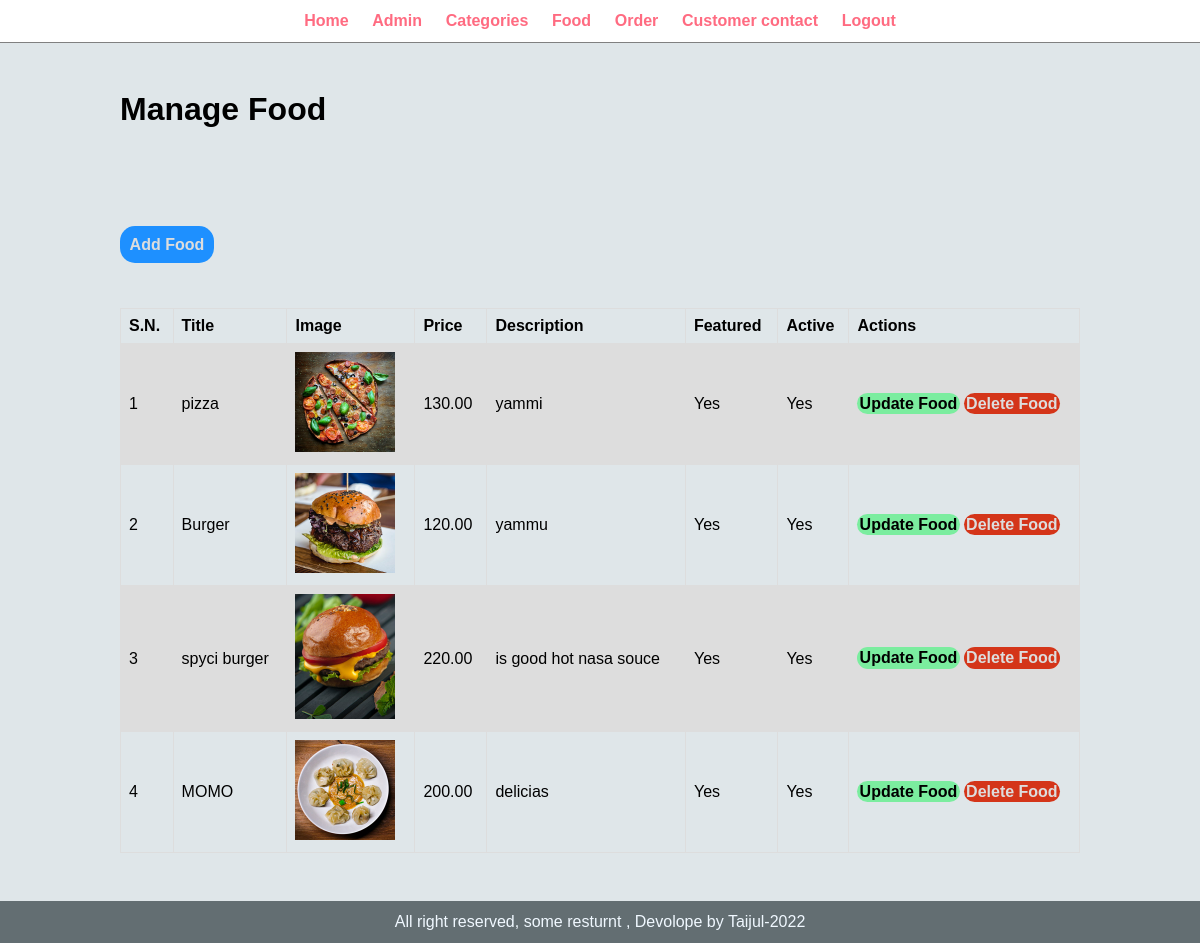
The page /admin/manage-food.php (signed in) on the database its author committed.
### tables this page shows
CREATE TABLE `tbl_food` (
  `id` int(11) NOT NULL,
  `title` varchar(100) NOT NULL,
  `description` text NOT NULL,
  `price` decimal(10,2) NOT NULL,
  `image_name` varchar(255) NOT NULL,
  `category_id` int(11) NOT NULL,
  `feature` varchar(10) NOT NULL,
  `active` varchar(10) NOT NULL
);

### admin/manage-food.php (the view, shortened to what this page needs)
<?php include("partials/menu.php");?>
    <div class="main-content">
        <div class="wrapper">
          <h1>Manage Food</h1>
           <br> <br>
           <br>
        <br> <br> <br>
      <a  class="btn-primary" href="add-food.php">Add Food</a>
    <br> <br> <br> <br>
    <table class="tbl-full">
  <tr>
    <th>S.N.</th>
    <th>Title</th>
    <th>Image</th>
    <th>Price</th>
    <th>Description</th>
    <th>Featured</th>
    <th>Active</th>
    <th>Actions</th>
  </tr>
  <?php
  $sql="SELECT * FROM tbl_food";
  $query=mysqli_query($conn,$sql);
  $sn=1;
  while($row=mysqli_fetch_array($query)){
   $id=$row['id'] ;
   $title=$row['title'];
    $image=$row['image_name'];
   $featured=$row['feature'];
   $price=$row['price'];
   $description=$row['description'];
    $active=$row['active'];
  ?>
  <tr>
    <td><?php echo $sn++;?></td>
    <td><?php echo $title?></td>
    <td>
      <?php
      if($image!==''){
      ?>
      <img style="width:100px;" src="../images/category/<?php echo $image;?>" alt="">
      <?php
      }else{
        echo '<div class="error"> No image uploded</div>' ;
      }
      ?>
  </td>
  <td><?php echo $price;?></td>
  <td><?php echo $description ?> </td>
     <td><?php echo $featured;?></td>
    <td><?php echo $active ?> </td>
    <td>
      <a class="btn-secondary" href="update-food.php?id=<?php echo $id?>">Update Food</a>
      <a class="btn-danger" href="delete-food.php?id=<?php echo $id?>">Delete Food</a>
    </td>
  </tr>
  <?php }?>
</table>
        </div>
    </div>
   <?php include("partials/footer.php")?>

### admin/partials/menu.php (shortened to what this page needs)
<!DOCTYPE html>
<html lang="en">
<head>
    <link rel="stylesheet" href="../css/admin.css">
</head>
<body>
    <div class="menu text-center">
        <div class="wrapper">
           <ul>
               <li><a href="index.php">Home</a></li>
               <li><a href="manage-admin.php">Admin</a></li>
               <li><a href="manage-categorie.php">Categories</a></li>
               <li><a href="manage-food.php">Food</a></li>
               <li><a href="manage-order.php">Order</a></li>
               <li><a href="manage-contact.php">Customer contact</a></li>
               <li><a href="admin_logout.php">Logout</a></li>
           </ul>
        </div>
    </div>

### admin/partials/footer.php
 <div class="footer">
        <div class="wrapper">
           <p class="text-center"> All right reserved, some resturnt , Devolope by Taijul-2022</p>
        </div>
    </div>
</body>
</html>

### css/admin.css (style rules this page uses)
* { margin: 0; padding: 0; font-family: 'Franklin Gothic Medium', 'Arial Narrow', Arial, sans-serif; }
.wrapper { padding: 1%; width: 80%; margin: 0 auto; }
.text-center { text-align: center; }
.menu { border-bottom: 1px solid gray; }
.menu ul { list-style-type: none; }
.menu ul li { display: inline; padding: 1%; }
.menu ul li a { text-decoration: none; font-weight: bold; color: #ff6b81; }
.btn-primary { background-color: #1e90ff; padding: 1%; color: #dddddd; text-decoration: none; font-weight: bold; border-radius: 15px; }
.btn-secondary { background-color: #7bed9f; padding: 1%; color: black; text-decoration: none; font-weight: bold; border-radius: 15px; }
.btn-danger { background-color: #d43519; padding: 1%; color: #dddddd; text-decoration: none; font-weight: bold; border-radius: 15px; }
.tbl-full { font-family: arial, sans-serif; border-collapse: collapse; width: 100%; }
td, th { border: 1px solid #dddddd; text-align: left; padding: 8px; }
tr:nth-child(even) { background-color: #dddddd; }
.main-content { background-color: #dfe6e9; padding: 3% 0; }
.footer { background-color: #636e72; color: aliceblue; }

### rows shown on the page
tbl_food: title "pizza", image_name (picture), price "130.00", description "yammi", feature "Yes", active "Yes"
tbl_food: title "Burger", image_name (picture), price "120.00", description "yammu", feature "Yes", active "Yes"
tbl_food: title "spyci burger", image_name (picture), price "220.00", description "is good hot nasa souce", feature "Yes", active "Yes"
tbl_food: title "MOMO", image_name (picture), price "200.00", description "delicias", feature "Yes", active "Yes"
